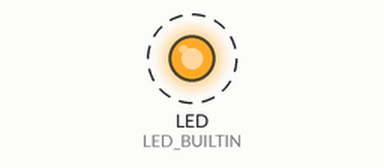
Simulated run of this sketch. Board: Raspberry Pi Pico W. On the bench: output pins drawn as LEDs (lit = HIGH). Dashed ring = blinking. WiFi joins after 1.5 s; servers stay silent unless stated; what the sketch prints to the serial monitor is not drawn.

Above: at 2.2 s.
Timing chart, 0 to 6.4 s (numbered marks = the images above):
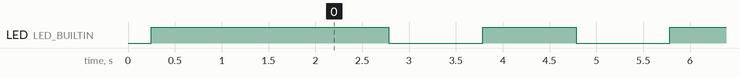

The sketch:

Ntp.ino
```cpp
/*
 *   $Id: Ntp.ino,v 1.1 2022/09/14 23:40:43 gaijin Exp $
 *
 * Example showing time sync to NTP time source
 *
 * This code is a very slightly modified version of
 * Paul Stoffregen's TimeNTP_ESP8266WiFi example.
 *
 */
#include <Arduino.h>
#include <WiFi.h>
#include <TimeLib.h>
#include <WiFiUdp.h>

const char ssid[] = "YOUR-A.P.";	// Your network SSID (name).
const char pass[] = "YOUR-WIFI-PASSWD";	// Your network password.

// NTP Servers:
static const char ntpServerName[] = "us.pool.ntp.org";
//static const char ntpServerName[] = "time.nist.gov";
//static const char ntpServerName[] = "time-a.timefreq.bldrdoc.gov";
//static const char ntpServerName[] = "time-b.timefreq.bldrdoc.gov";
//static const char ntpServerName[] = "time-c.timefreq.bldrdoc.gov";

const int timeZone = 1;		// Central European Time
//const int timeZone = 9;	// Japanese Standard Time
//const int timeZone = -5;	// Eastern Standard Time (USA)
//const int timeZone = -4;	// Eastern Daylight Time (USA)
//const int timeZone = -8;	// Pacific Standard Time (USA)
//const int timeZone = -7;	// Pacific Daylight Time (USA)


WiFiUDP Udp;
unsigned int localPort = 8888;  // local port to listen for UDP packets

time_t getNtpTime();
void digitalClockDisplay();
void printDigits(int digits);
void sendNTPpacket(IPAddress &address);

void setup()
{
  Serial.begin(115200);
  delay(250);

  // initialize the digital pin as an output.
  pinMode(LED_BUILTIN, OUTPUT);
  digitalWrite(LED_BUILTIN, HIGH);   // Turn the LED on to show we're alive.

  Serial.println("TimeNTP example for the Pico-W");
  Serial.print("Connecting to ");
  Serial.println(ssid);
  WiFi.begin(ssid, pass);

  while (WiFi.status() != WL_CONNECTED) {
    delay(500);
    Serial.print(".");
  }

  Serial.print("IP number assigned by DHCP is ");
  Serial.println(WiFi.localIP());
  Serial.println("Starting UDP");
  Udp.begin(localPort);
  Serial.print("Local port: ");
  Serial.println(Udp.localPort());
  Serial.println("waiting for sync");
  setSyncProvider(getNtpTime);
  setSyncInterval(300);		// Every 5 minutes.
}

time_t prevDisplay = 0; // When the digital clock was displayed.

void loop()
{
  if (timeStatus() != timeNotSet) {
    if (now() != prevDisplay) { // Update the display only if time has changed.
      prevDisplay = now();
      digitalClockDisplay();
      // Turn the LED on and off on one second roll-overs.
      (second() % 2) ? (digitalWrite(LED_BUILTIN, HIGH)) : (digitalWrite(LED_BUILTIN, LOW));
    }
  }
}

void digitalClockDisplay()
{
  // digital clock display of the time
  Serial.print(hour());
  printDigits(minute());
  printDigits(second());
  Serial.print(" ");
  Serial.print(day());
  Serial.print(".");
  Serial.print(month());
  Serial.print(".");
  Serial.print(year());
  Serial.println();
}

void printDigits(int digits)
{
  // utility for digital clock display: prints preceding colon and leading 0
  Serial.print(":");
  if (digits < 10)
    Serial.print('0');
  Serial.print(digits);
}

/*-------- NTP code ----------*/

const int NTP_PACKET_SIZE = 48; // NTP time is in the first 48 bytes of message
byte packetBuffer[NTP_PACKET_SIZE]; //buffer to hold incoming & outgoing packets

time_t getNtpTime()
{
  IPAddress ntpServerIP; // NTP server's ip address

  while (Udp.parsePacket() > 0) ; // discard any previously received packets
  Serial.println("Transmit NTP Request");
  // get a random server from the pool
  WiFi.hostByName(ntpServerName, ntpServerIP);
  Serial.print(ntpServerName);
  Serial.print(": ");
  Serial.println(ntpServerIP);
  sendNTPpacket(ntpServerIP);
  uint32_t beginWait = millis();
  while (millis() - beginWait < 1500) {
    int size = Udp.parsePacket();
    if (size >= NTP_PACKET_SIZE) {
      Serial.println("Receive NTP Response");
      Udp.read(packetBuffer, NTP_PACKET_SIZE);  // read packet into the buffer
      unsigned long secsSince1900;
      // convert four bytes starting at location 40 to a long integer
      secsSince1900 =  (unsigned long)packetBuffer[40] << 24;
      secsSince1900 |= (unsigned long)packetBuffer[41] << 16;
      secsSince1900 |= (unsigned long)packetBuffer[42] << 8;
      secsSince1900 |= (unsigned long)packetBuffer[43];
      return secsSince1900 - 2208988800UL + timeZone * SECS_PER_HOUR;
    }
  }
  Serial.println("No NTP Response :-(");
  return 0; // return 0 if unable to get the time
}

// send an NTP request to the time server at the given address
void sendNTPpacket(IPAddress &address)
{
  // set all bytes in the buffer to 0
  memset(packetBuffer, 0, NTP_PACKET_SIZE);
  // Initialize values needed to form NTP request
  // (see URL above for details on the packets)
  packetBuffer[0] = 0b11100011;   // LI, Version, Mode
  packetBuffer[1] = 0;     // Stratum, or type of clock
  packetBuffer[2] = 6;     // Polling Interval
  packetBuffer[3] = 0xEC;  // Peer Clock Precision
  // 8 bytes of zero for Root Delay & Root Dispersion
  packetBuffer[12] = 49;
  packetBuffer[13] = 0x4E;
  packetBuffer[14] = 49;
  packetBuffer[15] = 52;
  // all NTP fields have been given values, now
  // you can send a packet requesting a timestamp:
  Udp.beginPacket(address, 123); //NTP requests are to port 123
  Udp.write(packetBuffer, NTP_PACKET_SIZE);
  Udp.endPacket();
}
```

Measured:
- by itself, LED (LED_BUILTIN): alternates HIGH for 1.0 s and LOW for 1.0 s
